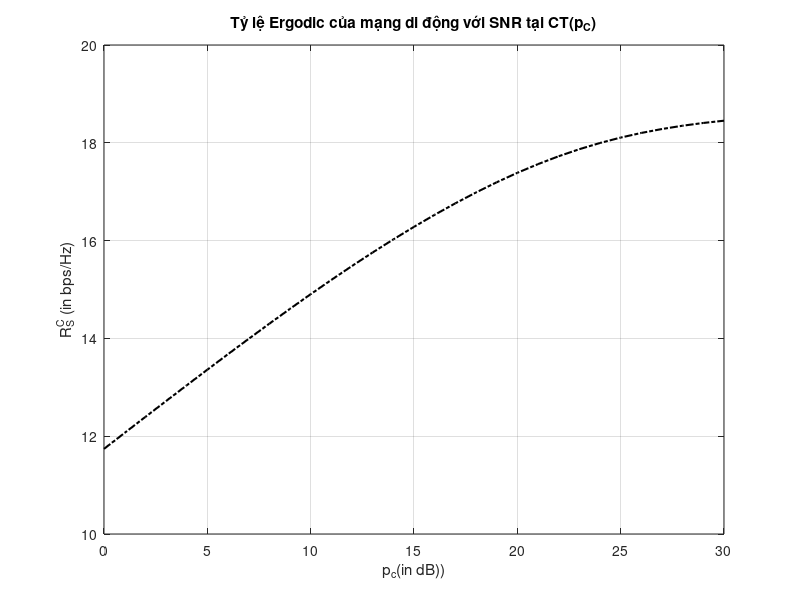

Source code (MATLAB): (Note: this script raises an error after producing the figure.)
clear all;
clc;
%Thiet lap thong so mo phong
    n = 1e6;        %So mau 
    R = 60;         %Sl phan tu phan xa RISc
    S = 30;         %Sl phan tu phan xa RISd
    M = 15;         %Sl angten DR
    sig_sq = 1;     %Phuong sai nhieu
    phi = 0.5;      %Ty le phan bo cong suat D2D
    Pd = 10;        %Tong cong suat mang D2D
    pc_dB =0:1:30;                                     % SNR tai CT
    pd_dB = phi*Pd/(sig_sq^2);                         % SNR tai DT
    pj_dB = ((1 - phi) * Pd) / ((M - 1) * (sig_sq^2)); % SNR tai DR

%Chuyen SNR tu dB sang thang do tuyen tinh
    pc_linear = 10.^(pc_dB/10);
    pd_linear = 10^(pd_dB/10);
    pj_linear = 10^(pj_dB/10);

%Thiet lap mang luu tru Ergodic
    ergodic_rates_analysis = zeros(size(pc_linear));

%Phan tich Ergodic
    for i = 1:length(pc_linear)
        Ec  = 1 + R*((16-pi)^2)/16 +(R*pi/4)^2 + R*pi*sqrt(pi)/4;
        Ec2 = (R*pi/4)^4 + 6*((R*pi/4)^2)*(R*(16-pi^2)/16) + 3*(R*(16-pi^2)/16)^2 ...
               + 2*sqrt(pi)*((R*pi/4)^3 + 3*(R*(16-pi^2)/16)*(R*pi/4))...
               + 6*(R*(16-pi^2)/16 +(R*pi/4)^2) + 3*R*pi*sqrt(pi) + 2;
        kc = (Ec^2)/(Ec2-Ec^2);
        thetac = (Ec2-Ec^2)/Ec;
        EU1 = pc_linear(i)/(R+1) + pd_linear/S + pj_linear/(M-1);
        VU1 = (pc_linear(i)/(R+1))^2 + (pd_linear/S)^2 + (pj_linear/(M-1))^2;
        EU2 = pd_linear/S + pj_linear/(M-1);
        VU2 = (pd_linear/S)^2 + (pj_linear/(M-1))^2;
        EU3 = pc_linear(i)/(R+1) + pj_linear/(M-1);
        VU3 = (pc_linear(i)/(R+1))^2 + (pj_linear/(M-1))^2;

        % Tinh toc do Ergodic cua mang di dong
        ergodic_rates_analysis(i) = ((1/log(2)) * (log(1 + kc * pc_linear(i) * thetac) ...
                                  - (kc * (pc_linear(i) * thetac)^2) / (2 * (1 + kc * pc_linear(i) * thetac)^2)))...
                                  -((1/log(2)) * (log((1 +EU1)/(1+EU2)) ...
                                    -VU1/(2*(1+EU1)^2) + VU2/(2*(1+EU2)^2)));
    end    
% Ve do thi cho cac ket qua
    figure;
    plot(pc_dB, ergodic_rates_analysis, 'k-.','LineWidth', 1.5);
    xlabel('p_c(in dB))');
    ylabel('R^C_S (in bps/Hz)');
    title('Tỷ lệ Ergodic của mạng di động với SNR tại CT(p_C)');
    grid on;
    ax = gca;
    ax.XMinorGrid = 'on';
    
pc_dB = [0 3 7 14 18 22 27 30];
pc_linear = 10.^(pc_dB/10);
ergodic_rates_simulated = zeros(size(pc_linear));
%Mo phong Ergodic
    for i = 1:length(pc_linear)
        ergodic_rate_sum = 0;
        for j = 1:n
        % Tao kenh Rayleigh theo phan phoi Gaussian
            h1 = (randn() + 1i * randn()) / sqrt(2);
            h2 = (randn(R, 1) + 1i * randn(R, 1)) / sqrt(2);
            h3 = (randn(R, 1) + 1i * randn(R, 1)) / sqrt(2);
            h4 = (randn() + 1i * randn()) / sqrt(2);
            h5 = (randn(R, 1) + 1i * randn(R, 1)) / sqrt(2);
            h6 = (randn(S, 1) + 1i * randn(S, 1)) / sqrt(2);
            h8 = (randn(S, 1) + 1i * randn(S, 1)) / sqrt(2);
            h9  = (randn(M-1,1) + 1i * randn(M-1,1)) / sqrt(2);
            h10 = (randn(M-1,1) + 1i * randn(M-1,1)) / sqrt(2);
            h11 = (randn(M-1,1) + 1i * randn(M-1,1)) / sqrt(2);
     
            Theta_c = diag(exp(1i * rand(R, 1) * 2 * pi));% Ma tran dich pha cua RISc
            Theta_d = diag(exp(1i * rand(S, 1) * 2 * pi));% Ma tran dich pha cua RISd
            Omega = ones(M - 1, M - 1);%Ma tran Beamforming
            gamma_L_C = pc_linear(i) * abs(h1 + h3' * Theta_c * h2).^2;% SINR tai CT
            gamma_E_C = (pc_linear(i) * (abs(h4 + h5' * Theta_c * h2)).^2)...
                        /((pd_linear * abs(h8' * Theta_d * h6).^2) + (pj_linear *(norm(h9' * Omega))^2) + 1);      
            ergodic_rate_sum = ergodic_rate_sum + (log2(1 + gamma_L_C)-log2(1 + gamma_E_C));% Ergodic tai E
        end
        ergodic_rates_simulated(i) = ergodic_rate_sum / n;% Ergodic tai CR
    end
hold on;
hold on;
    plot(pc_dB, ergodic_rates_simulated, 'o-', 'LineWidth', 1);
    legend('Phân tích','Mô phỏng');